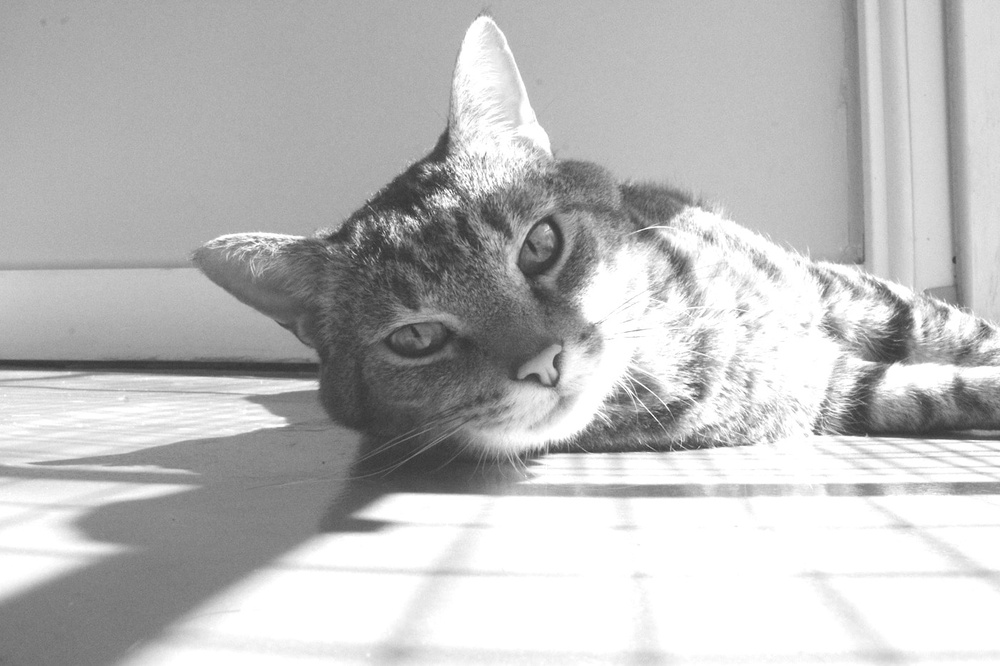
#> input picture frontend/images/cat_brightness+50.jpg, 1000 x 666 px, shrunk from 1400 x 933 before the run
$ python BrightnessAdjustment.py
#> lines starting #> are read from the running program, lines starting #| are printed output that depends on the picture
import cv2
import numpy as np
import matplotlib.pyplot as plt
import os

def compute_histograms(image):
    """Compute regular and cumulative histograms."""
    hist = cv2.calcHist([image], [0], None, [256], [0, 256]).flatten()
    hist_norm = hist / hist.sum()
    hist_cum = hist_norm.cumsum()
    return hist, hist_cum

def apply_brightness_adjustment(image, value):
    """Apply brightness adjustment to the image.
    Positive value: increase brightness
    Negative value: decrease brightness
    """
    adjusted = np.clip(image.astype(np.int16) + value, 0, 255).astype(np.uint8)
    return adjusted

def plot_analysis(image_path, brightness_value):
    """Plot analysis of the image before and after brightness adjustment."""
    # Check if file exists
    if not os.path.exists(image_path):
        print(f"Error: File '{image_path}' not found.")
        return

    # Load the image
    image = cv2.imread(image_path, cv2.IMREAD_GRAYSCALE)
    if image is None:
        print("Error: Could not load image.")
        return

    # Compute histograms before adjustment
    hist_before, cum_before = compute_histograms(image)

    # Apply brightness adjustment
    adjusted = apply_brightness_adjustment(image, brightness_value)

    # Compute histograms after adjustment
    hist_after, cum_after = compute_histograms(adjusted)

    # Plotting
    fig = plt.figure(figsize=(12, 6))
    gs = fig.add_gridspec(2, 3)

    ax1 = fig.add_subplot(gs[0, 0])
    ax1.imshow(image, cmap='gray')
    ax1.set_title('Original')
    ax1.axis('off')

    ax2 = fig.add_subplot(gs[0, 1])
    ax2.plot(hist_before, color='blue')
    ax2.set_title('Histogram (Original)')
    ax2.set_xlabel('Intensity')
    ax2.set_ylabel('Count')

    ax3 = fig.add_subplot(gs[0, 2])
    ax3.plot(cum_before, color='blue')
    ax3.set_title('Cumulative (Original)')
    ax3.set_xlabel('Intensity')
    ax3.set_ylabel('Cumulative')

    ax4 = fig.add_subplot(gs[1, 0])
    ax4.imshow(adjusted, cmap='gray')
    ax4.set_title(f'Adjusted (value={brightness_value})')
    ax4.axis('off')

    ax5 = fig.add_subplot(gs[1, 1])
    ax5.plot(hist_after, color='green')
    ax5.set_title('Histogram (Adjusted)')
    ax5.set_xlabel('Intensity')
    ax5.set_ylabel('Count')

    ax6 = fig.add_subplot(gs[1, 2])
    ax6.plot(cum_after, color='green')
    ax6.set_title('Cumulative (Adjusted)')
    ax6.set_xlabel('Intensity')
    ax6.set_ylabel('Cumulative')

    plt.tight_layout()
    plt.show()

    # Ask if user wants to save the adjusted image
    while True:
        save = input("\nDo you want to save the brightness adjusted image? (y/n): ").strip().lower()
        if save in ['y', 'n']:
            break
        print("Please enter 'y' for yes or 'n' for no.")

    if save == 'y':
        # Generate output filename
        base_name = os.path.splitext(image_path)[0]
        ext = os.path.splitext(image_path)[1]
        output_path = f"{base_name}_brightness{brightness_value:+}{ext}"

        cv2.imwrite(output_path, adjusted)
        print(f"Image saved as: {output_path}")

    print("\nBrightness Adjustment Tool")

def main():
    print("\nBrightness Adjustment Tool")
    print("------------------------")
    print("Enter the path to your image file (or 'q' to quit)")
    print("Example: images/test.jpg or ./photo.png")
    print("\nBrightness value:")
    print("  Positive: increase brightness")
    print("  Negative: decrease brightness")
    print("  Zero: no change\n")

    while True:
        image_path = input("Image path (or 'q' to quit): ").strip()
#> the answer given: ../../frontend/images/cat_brightness+50.jpg
        if image_path.lower() == 'q':
            print("Goodbye!")
            break

        if not os.path.exists(image_path):
            print("Error: File not found.")
            continue

        while True:
            try:
                value = int(input("Enter brightness adjustment value (-100 to +100): ").strip())
                if -100 <= value <= 100:
                    break
                else:
                    print("Please enter a value between -100 and +100")
            except ValueError:
                print("Please enter a valid integer")
#> this loop made 1 pass; the answer given on pass 1: 3

        plot_analysis(image_path, value)
#> in plot_analysis, image is the input picture: shape (666, 1000); min 51, max 255, mean 188
#> in compute_histograms, `hist = cv2.calcHist([image], [0], None, [256], [0, 256]).flatten()`: hist = 256 values, max 113355 at index 255, min 0 at index 0, mean 2601.6
#> in compute_histograms, `hist_norm = hist / hist.sum()`: hist_norm = 256 values, max 0.17 at index 255, min 0 at index 0, mean 0.00391
#> in compute_histograms, `hist_cum = hist_norm.cumsum()`: hist_cum = 256 values from 0 to 1
#> in plot_analysis, `hist_before, cum_before = compute_histograms(image)`: hist_before has the same summary as hist in compute_histograms
#> in plot_analysis, `hist_after, cum_after = compute_histograms(adjusted)`: hist_after = 256 values, max 138482 at index 255, min 0 at index 0, mean 2601.6; cum_after = 256 values from 0 to 1
#> in plot_analysis, `plt.show()`:
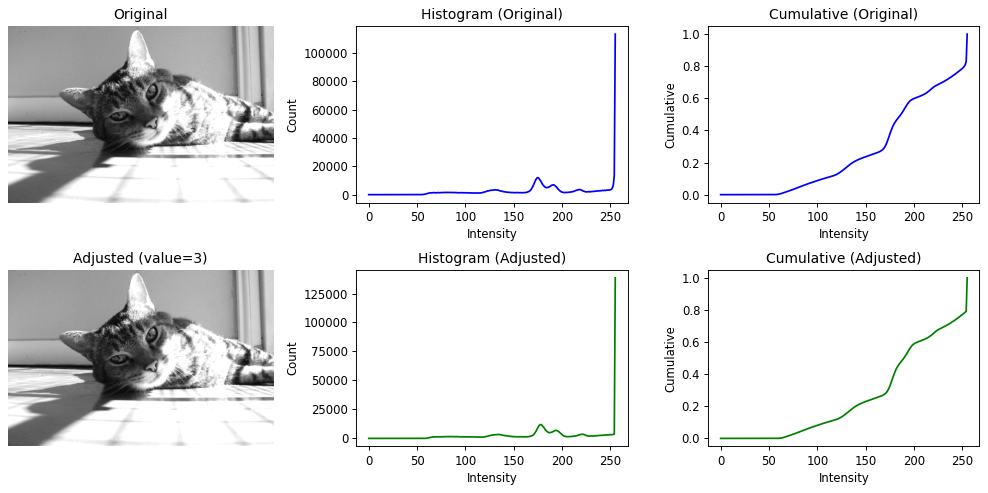
#> figure drawn by matplotlib, 6 panels; panel 2: curve peaks at x = 255, y = 113355; panel 3: curve peaks at x = 255, y = 1; panel 5: curve peaks at x = 255, y = 138482; panel 6: curve peaks at x = 255, y = 1
#> the loop in plot_analysis, `while True:` made 5 passes; the answer given on pass 1: out.png

if __name__ == "__main__":
#> (the run stopped early here; a loop or call above may not have finished)
